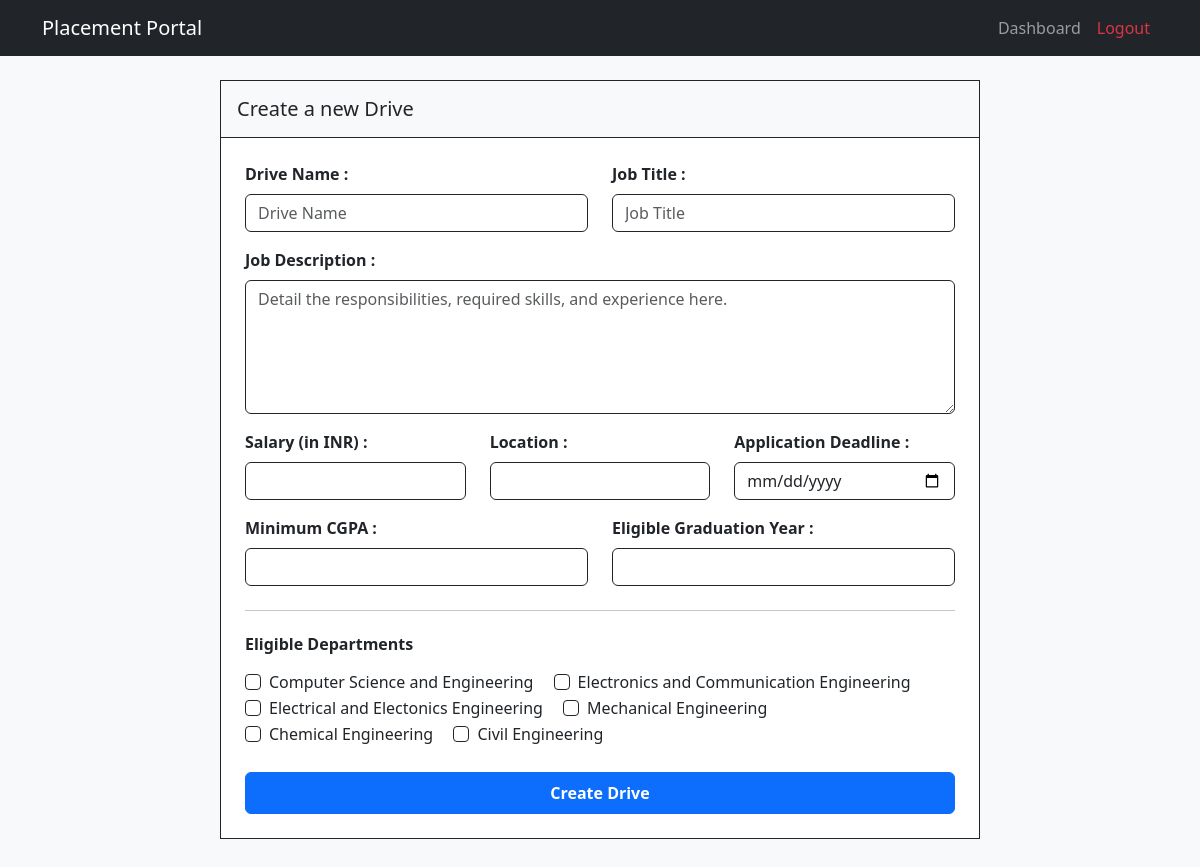
Page /company/drive/create (signed in) on the committed database.
### models.py (models this page shows, shortened)
class Department(db.Model):
    __tablename__ = 'departments'
    dept_id = db.Column(db.String(10), primary_key=True)
    dept_name = db.Column(db.String(100), unique=True, nullable=False)
    students = db.relationship('Student', backref='department')
    eligible_departments = db.relationship('EligibleDepartments', backref='department')

### app.py (the view, shortened to what this page needs)
@app.route('/company/drive/create', methods=['GET', 'POST']) #Create a new drive
@login_required
def company_create_drive():
    if not current_user.is_authenticated or not current_user.get_id().startswith('company_'):
        return "Unauthorized Access : Not a Company ", 403
    company = Company.query.filter_by(company_id=current_user.company_id).first()
    all_depts = Department.query.all()
    return render_template('company_create_drive.html', company=company, departments=all_depts)

### app.py (called while the page is built)
@login_manager.user_loader #Run this fn everytime the user clicks a new page
def load_user(user_id):
    try:
        role, uid = user_id.split('_', 1)
        if role == 'admin':
            return Admin.query.get(int(uid))
        elif role == 'student':
            return Student.query.get(uid)
        elif role == 'company':
            return Company.query.get(int(uid))
    except Exception as e:
        return None
    return None

### models.py (called while the page is built)
    def get_id(self):
        return f"company_{self.company_id}"

### templates/company_create_drive.html
{% extends "base.html" %}
{% block content %}
<div class="row justify-content-center mt-4 mb-5">
    <div class="col-lg-8 border border-dark p-0 bg-white">
        <div class="d-flex justify-content-between align-items-center p-3 border-bottom border-dark bg-light">
            <h5 class="mb-0">Create a new Drive</h5>
        </div>
        <div class="p-4">
            <form method="POST" action="{{ url_for('company_create_drive') }}">
                <div class="row mb-3">
                    <div class="col-md-6">
                        <label class="form-label fw-bold">Drive Name :</label>
                        <input type="text" name="name" class="form-control border-dark" placeholder="Drive Name" required>
                    </div>
                    <div class="col-md-6">
                        <label class="form-label fw-bold">Job Title :</label>
                        <input type="text" name="job_title" class="form-control border-dark" placeholder="Job Title" required>
                    </div>
                </div>
                <div class="mb-3">
                    <label class="form-label fw-bold">Job Description :</label>
                    <textarea name="job_desc" class="form-control border-dark" rows="5" placeholder="Detail the responsibilities, required skills, and experience here." required></textarea>
                </div>
                <div class="row mb-3">
                    <div class="col-md-4">
                        <label class="form-label fw-bold">Salary (in INR) :</label>
                        <input type="number" name="salary" class="form-control border-dark">
                    </div>
                    <div class="col-md-4">
                        <label class="form-label fw-bold">Location :</label>
                        <input type="text" name="location" class="form-control border-dark">
                    </div>
                    <div class="col-md-4">
                        <label class="form-label fw-bold">Application Deadline :</label>
                        <input type="date" name="deadline" class="form-control border-dark" required>
                    </div>
                </div>
                <div class="row mb-4">
                    <div class="col-md-6">
                        <label class="form-label fw-bold">Minimum CGPA :</label>
                        <input type="number" step="0.01" name="min_cgpa" class="form-control border-dark">
                    </div>
                    <div class="col-md-6">
                        <label class="form-label fw-bold">Eligible Graduation Year :</label>
                        <input type="number" name="eligible_grad_yr" class="form-control border-dark">
                    </div>
                </div>
                <hr class="my-4 border-dark">
                <h6 class="fw-bold mb-3">Eligible Departments</h6>
                <div class="mb-4">
                    {% for dept in departments %}
                    <div class="form-check form-check-inline">
                        <input class="form-check-input border-dark" type="checkbox" name="departments" value="{{ dept.dept_id }}" id="dept_{{ dept.dept_id }}">
                        <label class="form-check-label" for="dept_{{ dept.dept_id }}">{{ dept.dept_name }}</label>
                    </div>
                    {% else %}
                        <p class="text-danger small fw-bold">No departments found in the database.</p>
                    {% endfor %}
                </div>
                <div class="d-grid mt-4">
                    <button type="submit" class="btn btn-primary py-2 fw-bold">Create Drive</button>
                </div>
            </form>
        </div>
    </div>
</div>
{% endblock %}

### templates/base.html (style rules this page uses)
body { background-color: #f8f9fa; }

### rows in the picture
Department: dept_name "Computer Science and Engineering"
Department: dept_name "Electronics and Communication Engineering"
Department: dept_name "Electrical and Electonics Engineering"
Department: dept_name "Mechanical Engineering"
Department: dept_name "Chemical Engineering"
Department: dept_name "Civil Engineering"
